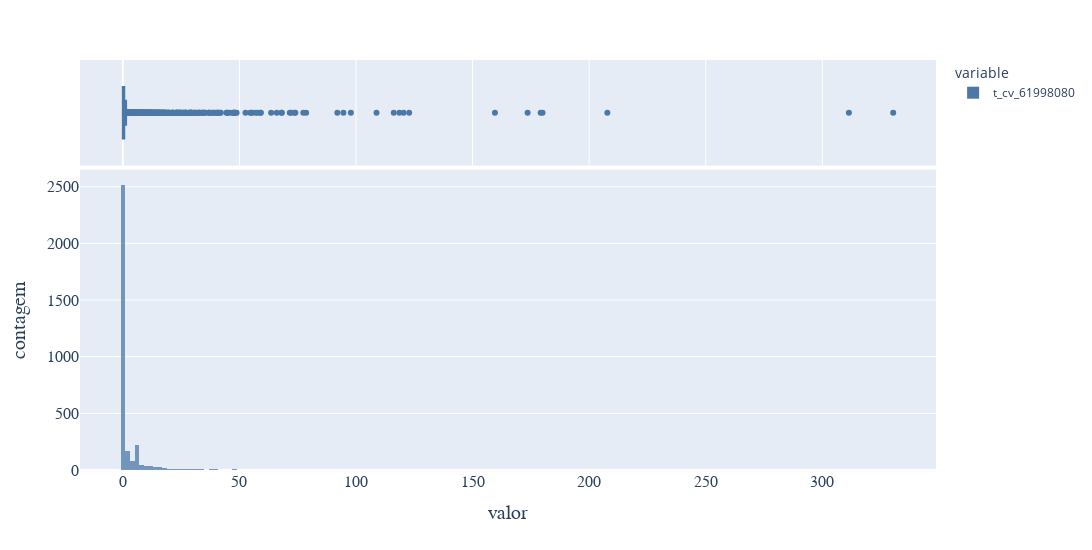

Notebook source saved alongside this figure:
### Code cell
df_bar = df_knn.rename(columns={target[0] : coluna_alvo})

fig = px.histogram(
    data_frame = df_bar[chuvas],
    marginal   = "box",
    barmode    = 'overlay',
    opacity    = 0.75,
    width      = 1150,
    height     = 550,
    color_discrete_sequence = px.colors.qualitative.T10
)

fig.update_layout(
    xaxis            = dict(tickfont=dict(family="system-ui", size=16)),
    xaxis_title_text = "valor",
    xaxis_title_font = dict(family="system-ui", size=20),
    yaxis            = dict(tickfont=dict(family="system-ui", size=16)),
    yaxis_title_text = "contagem",
    yaxis_title_font = dict(family="system-ui", size=20),
)

fig.show()

### Figure 1 — Plotly figure (JSON) as saved in the notebook; plotly's stock layout.template omitted (floating-point values rounded to 4 significant figures; data arrays with more than 128 entries replaced by an {"elided": "..."} marker saying what was removed)
{"data": [{"alignmentgroup": "True", "bingroup": "x", "hovertemplate": "variable=t_cv_61998080<br>value=%{x}<br>count=%{y}<extra></extra>", "legendgroup": "t_cv_61998080", "marker": {"color": "#4C78A8", "opacity": 0.75, "pattern": {"shape": ""}}, "name": "t_cv_61998080", "offsetgroup": "t_cv_61998080", "orientation": "v", "showlegend": true, "type": "histogram", "x": {"elided": "3289 float values"}, "xaxis": "x", "yaxis": "y"}, {"alignmentgroup": "True", "hovertemplate": "variable=t_cv_61998080<br>value=%{x}<extra></extra>", "legendgroup": "t_cv_61998080", "marker": {"color": "#4C78A8"}, "name": "t_cv_61998080", "notched": true, "offsetgroup": "t_cv_61998080", "showlegend": false, "type": "box", "x": {"elided": "3289 float values"}, "xaxis": "x2", "yaxis": "y2"}], "layout": {"barmode": "overlay", "height": 550, "legend": {"title": {"text": "variable"}, "tracegroupgap": 0}, "margin": {"t": 60}, "width": 1150, "xaxis": {"anchor": "y", "domain": [0, 1], "tickfont": {"family": "system-ui", "size": 16}, "title": {"font": {"family": "system-ui", "size": 20}, "text": "valor"}}, "xaxis2": {"anchor": "y2", "domain": [0, 1], "matches": "x", "showgrid": true, "showticklabels": false}, "yaxis": {"anchor": "x", "domain": [0, 0.7326], "tickfont": {"family": "system-ui", "size": 16}, "title": {"font": {"family": "system-ui", "size": 20}, "text": "contagem"}}, "yaxis2": {"anchor": "x2", "domain": [0.7426, 1], "matches": "y2", "showgrid": false, "showline": false, "showticklabels": false, "ticks": ""}}}
